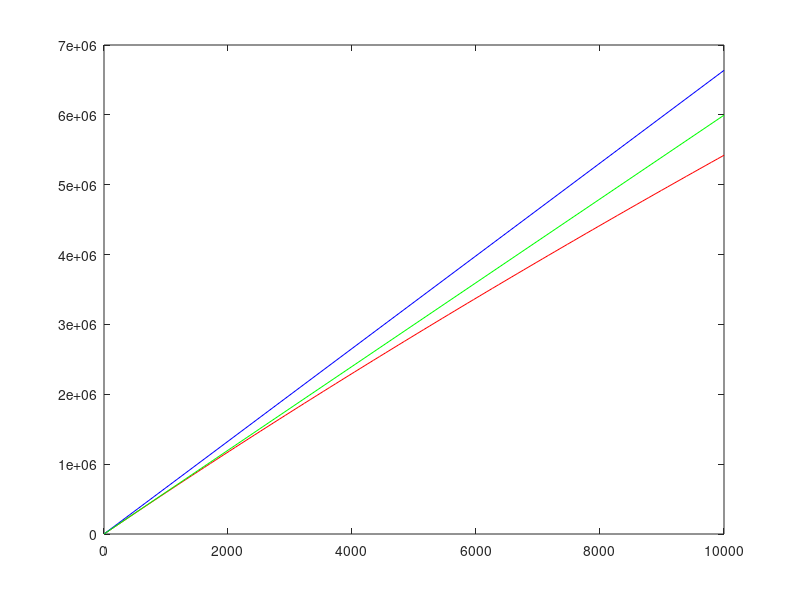

This chart was generated by the following MATLAB code:
STEPS_PER_SPOOL_RADIAN = [1216.651,1216.651,1216.651,10949.860];
steps_per_unit_times_r =   [STEPS_PER_SPOOL_RADIAN(1),
                            STEPS_PER_SPOOL_RADIAN(2),
                            STEPS_PER_SPOOL_RADIAN(3),
                          2*STEPS_PER_SPOOL_RADIAN(4)];
spool_buildup_factor = 0.010525;
k2a = -2*spool_buildup_factor;
k2b = -2*spool_buildup_factor;
k2c = -2*spool_buildup_factor;
k2d = -6*spool_buildup_factor;
k0a = 2*steps_per_unit_times_r(1)/k2a;
k0b = 2*steps_per_unit_times_r(2)/k2b;
k0c = 2*steps_per_unit_times_r(3)/k2c;
k0d = 2*steps_per_unit_times_r(4)/k2d;

SPOOL_RADIUS2 = 1089.0;
LINE_ON_SPOOL_ORIGO = [7240.0,6260.0,6900.0,23000.0];
INITIAL_DISTANCES = [sqrt(573.0^2 + 1331.0^2 + 162.5^2),
                     sqrt(1548.0^2 + 148.0^2),
                     sqrt(609.0^2 + 1209.0^2 + 133.5^2),
                     2295.0];
k1a = spool_buildup_factor*(LINE_ON_SPOOL_ORIGO(1) + 2*INITIAL_DISTANCES(1)) + SPOOL_RADIUS2;
k1b = spool_buildup_factor*(LINE_ON_SPOOL_ORIGO(2) + 2*INITIAL_DISTANCES(2)) + SPOOL_RADIUS2;
k1c = spool_buildup_factor*(LINE_ON_SPOOL_ORIGO(3) + 2*INITIAL_DISTANCES(3)) + SPOOL_RADIUS2;
k1d = spool_buildup_factor*(LINE_ON_SPOOL_ORIGO(4) + 6*INITIAL_DISTANCES(4)) + SPOOL_RADIUS2;

steps = 100;
distance = 10000;
target = zeros(steps,5);
target(:,1) = linspace(0,distance,steps)';
% make target contain the correct compensated step count
% for individual motors at 100 positions when moving 2 m closer to anchor point from origo.
target(:,2) = ceil(k0a*(sqrt(k1a + k2a*(INITIAL_DISTANCES(1) - target(:,1))) - sqrt(k1a)));
target(:,3) = ceil(k0b*(sqrt(k1b + k2b*(INITIAL_DISTANCES(2) - target(:,1))) - sqrt(k1b)));
target(:,4) = ceil(k0c*(sqrt(k1c + k2c*(INITIAL_DISTANCES(3) - target(:,1))) - sqrt(k1c)));
target(:,5) = ceil(k0d*(sqrt(k1d + k2d*(INITIAL_DISTANCES(4) - target(:,1))) - sqrt(k1d)));

DEFAULT_AXIS_STEPS_PER_UNIT = [36.87, 36.87, 36.87, 663.7];

% Plot how this looks in the d axis
plot(target(:,1), -(target(:,5) - target(1,5)), 'color', 'red', % compensated line
    [target(1,1), target(steps,1)], [target(1,1), target(steps,1)*DEFAULT_AXIS_STEPS_PER_UNIT(4)], 'color', 'blue',
    [target(1,1), target(steps,1)], [target(1,1), -target(steps,1)*((target(2,5)-target(1,5))/target(2,1))], 'color', 'green');
